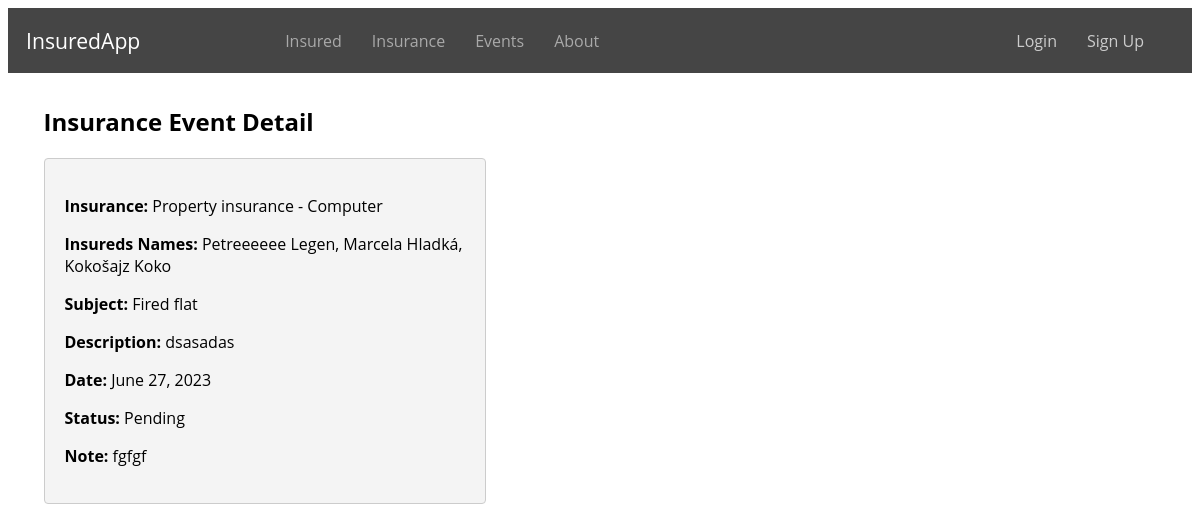
Screenshot of /insurance_event/8/ with the database file from the repository.
### evidence/models.py (models this page shows, shortened)
class InsuranceEvent(models.Model):
    STATUS_CHOICES = (
        ('pending', 'Pending'),
        ('approved', 'Approved'),
        ('rejected', 'Rejected'),
        ('in_progress', 'In Progress'),
        ('completed', 'Completed'),
    )
    insurance = models.ForeignKey(Insurance, on_delete=models.CASCADE, null=True)
    subject = models.CharField(max_length=32, null=True)
    description = models.TextField()
    date = models.DateField()
    status = models.CharField(max_length=32, choices=STATUS_CHOICES)
    note = models.TextField(blank=True, null=True)

class Insurance(models.Model):
    INSURANCE_TYPE = (
        ('home', 'Home insurance'),
        ('car', 'Car insurance'),
        ('property', 'Property insurance'),
    )
    insurance = models.ManyToManyField(Insured, related_name='insurance')
    type = models.CharField(max_length=32, choices=INSURANCE_TYPE)
    subject = models.CharField(max_length=32)
    amount = models.DecimalField(max_digits=10, decimal_places=2)
    valid_from = models.DateField()
    valid_until = models.DateField()
    class Meta:
        ordering = ['id']

class Insured(models.Model):
    user = models.ForeignKey(User, on_delete=models.CASCADE, related_name='insured', null=True, blank=True)
    first_name = models.CharField(max_length=100)
    profile_photo = models.ImageField(upload_to='profile_photos', blank=True, null=True)
    last_name = models.CharField(max_length=100)
    email = models.EmailField()
    role = models.CharField(max_length=20, choices=RoleEnum.choices(), null=True)
    street = models.CharField(max_length=100)
    city = models.CharField(max_length=64)
    zipcode = models.CharField(max_length=16)
    phone = models.CharField(max_length=16)
    is_policyholder = models.BooleanField(default=False)
    class Meta:
        ordering = ['id']

### evidence/views.py (the view)
# urls.py: path('insurance_event/<int:event_id>/', views.insurance_event_detail, name='insurance_event_detail'),
def insurance_event_detail(request, event_id):
    event = InsuranceEvent.objects.get(id=event_id)
    insured_names = ", ".join([insured.first_name for insured in event.insurance.insurance.all()])
    context = {
        'event': event,
        'insured_names': insured_names
    }
    return render(request, 'insurance_event_detail.html', context)

### evidence/templates/insurance_event_detail.html (shortened to what this page needs)
{% extends 'base.html' %}
{% block content %}
  <div class="insurance-event-detail">
    <h2 class="insurance-event-detail-h">Insurance Event Detail</h2>
    <div class="insurance-event-info">
          <p><strong>Insurance:</strong> {{ event.insurance.get_type_display }} - {{ event.insurance.subject }}</p>
          <p><strong>Insureds Names:</strong> {% for insured in event.insurance.insurance.all %}
              {{ insured.first_name }} {{ insured.last_name }}{% if not forloop.last %}, {% endif %}
            {% endfor %}</p>
          <p><strong>Subject:</strong> {{ event.subject }}</p>
          <p><strong>Description:</strong> {{ event.description }}</p>
          <p><strong>Date:</strong> {{ event.date }}</p>
          <p><strong>Status:</strong> {{ event.get_status_display }}</p>
          <p><strong>Note:</strong> {{ event.note }}</p>
      </div>
  </div>
{% endblock %}

### static/css/style.css (style rules this page uses)
.insurance-detail, .insurance-event-detail { max-width: 40%; padding: 1% 0 0 3%; border-radius: 8px; }
.insurance-detail, .insurance-event-detail { font-family: 'Open Sans', sans-serif; }
.insurance-h, .insurance-event-detail-h { margin-top: 20px; }
.insurance-info, .insurance-event-info { margin-top: 10px; padding: 20px; border: 1px solid #ccc; border-radius: 4px; max-width: 400px; background-color: #f4f4f4; }

### rows the page displays
InsuranceEvent: insurance.type "Property insurance", insurance.subject "Computer", subject "Fired flat", description "dsasadas", date "June 27, 2023", status "Pending", note "fgfgf"
Insured: first_name "Petreeeeee", last_name "Legen"
Insured: first_name "Marcela", last_name "Hladká"
Insured: first_name "Kokošajz", last_name "Koko"
